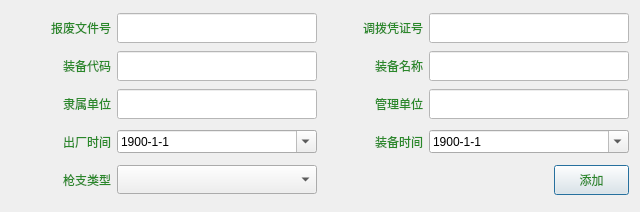
<?xml version="1.0" encoding="UTF-8"?>
<ui version="4.0">
 <class>SinglePackedDialog</class>
 <widget class="QDialog" name="SinglePackedDialog">
  <property name="geometry">
   <rect>
    <x>0</x>
    <y>0</y>
    <width>638</width>
    <height>212</height>
   </rect>
  </property>
  <property name="windowTitle">
   <string>单装信息</string>
  </property>
  <property name="styleSheet">
   <string notr="true">font: 14pt &quot;微软雅黑&quot;;</string>
  </property>
  <layout class="QGridLayout" name="gridLayout">
   <item row="0" column="0">
    <widget class="QLabel" name="label_29">
     <property name="minimumSize">
      <size>
       <width>100</width>
       <height>30</height>
      </size>
     </property>
     <property name="maximumSize">
      <size>
       <width>100</width>
       <height>30</height>
      </size>
     </property>
     <property name="styleSheet">
      <string notr="true">font: 75 14pt &quot;微软雅黑&quot;;
color: rgb(41, 136, 41);</string>
     </property>
     <property name="text">
      <string>报废文件号</string>
     </property>
     <property name="alignment">
      <set>Qt::AlignRight|Qt::AlignTrailing|Qt::AlignVCenter</set>
     </property>
    </widget>
   </item>
   <item row="0" column="1">
    <widget class="QLineEdit" name="lineEdit_WenJianHao">
     <property name="minimumSize">
      <size>
       <width>200</width>
       <height>30</height>
      </size>
     </property>
     <property name="maximumSize">
      <size>
       <width>250</width>
       <height>30</height>
      </size>
     </property>
     <property name="styleSheet">
      <string notr="true">background-color: rgb(255, 255, 255);
font: 14pt &quot;微软雅黑&quot;;</string>
     </property>
     <property name="echoMode">
      <enum>QLineEdit::Normal</enum>
     </property>
     <property name="readOnly">
      <bool>false</bool>
     </property>
     <property name="placeholderText">
      <string/>
     </property>
    </widget>
   </item>
   <item row="0" column="2">
    <widget class="QLabel" name="label_30">
     <property name="minimumSize">
      <size>
       <width>100</width>
       <height>30</height>
      </size>
     </property>
     <property name="maximumSize">
      <size>
       <width>100</width>
       <height>30</height>
      </size>
     </property>
     <property name="styleSheet">
      <string notr="true">font: 75 14pt &quot;微软雅黑&quot;;
color: rgb(41, 136, 41);</string>
     </property>
     <property name="text">
      <string>调拨凭证号</string>
     </property>
     <property name="alignment">
      <set>Qt::AlignRight|Qt::AlignTrailing|Qt::AlignVCenter</set>
     </property>
    </widget>
   </item>
   <item row="0" column="3" colspan="2">
    <widget class="QLineEdit" name="lineEdit_PingZhengHao">
     <property name="minimumSize">
      <size>
       <width>200</width>
       <height>30</height>
      </size>
     </property>
     <property name="maximumSize">
      <size>
       <width>250</width>
       <height>30</height>
      </size>
     </property>
     <property name="styleSheet">
      <string notr="true">background-color: rgb(255, 255, 255);
font: 14pt &quot;微软雅黑&quot;;</string>
     </property>
     <property name="echoMode">
      <enum>QLineEdit::Normal</enum>
     </property>
     <property name="readOnly">
      <bool>false</bool>
     </property>
     <property name="placeholderText">
      <string/>
     </property>
    </widget>
   </item>
   <item row="1" column="0">
    <widget class="QLabel" name="label_32">
     <property name="minimumSize">
      <size>
       <width>100</width>
       <height>30</height>
      </size>
     </property>
     <property name="maximumSize">
      <size>
       <width>100</width>
       <height>30</height>
      </size>
     </property>
     <property name="styleSheet">
      <string notr="true">font: 75 14pt &quot;微软雅黑&quot;;
color: rgb(41, 136, 41);</string>
     </property>
     <property name="text">
      <string>装备代码</string>
     </property>
     <property name="alignment">
      <set>Qt::AlignRight|Qt::AlignTrailing|Qt::AlignVCenter</set>
     </property>
    </widget>
   </item>
   <item row="1" column="1">
    <widget class="QLineEdit" name="lineEdit_DaiMa">
     <property name="minimumSize">
      <size>
       <width>200</width>
       <height>30</height>
      </size>
     </property>
     <property name="maximumSize">
      <size>
       <width>250</width>
       <height>30</height>
      </size>
     </property>
     <property name="styleSheet">
      <string notr="true">background-color: rgb(255, 255, 255);
font: 14pt &quot;微软雅黑&quot;;</string>
     </property>
     <property name="echoMode">
      <enum>QLineEdit::Normal</enum>
     </property>
     <property name="readOnly">
      <bool>false</bool>
     </property>
     <property name="placeholderText">
      <string/>
     </property>
    </widget>
   </item>
   <item row="1" column="2">
    <widget class="QLabel" name="label_33">
     <property name="minimumSize">
      <size>
       <width>100</width>
       <height>30</height>
      </size>
     </property>
     <property name="maximumSize">
      <size>
       <width>100</width>
       <height>30</height>
      </size>
     </property>
     <property name="styleSheet">
      <string notr="true">font: 75 14pt &quot;微软雅黑&quot;;
color: rgb(41, 136, 41);</string>
     </property>
     <property name="text">
      <string>装备名称</string>
     </property>
     <property name="alignment">
      <set>Qt::AlignRight|Qt::AlignTrailing|Qt::AlignVCenter</set>
     </property>
    </widget>
   </item>
   <item row="1" column="3" colspan="2">
    <widget class="QLineEdit" name="lineEdit_MingCheng">
     <property name="minimumSize">
      <size>
       <width>200</width>
       <height>30</height>
      </size>
     </property>
     <property name="maximumSize">
      <size>
       <width>250</width>
       <height>30</height>
      </size>
     </property>
     <property name="styleSheet">
      <string notr="true">background-color: rgb(255, 255, 255);
font: 14pt &quot;微软雅黑&quot;;</string>
     </property>
     <property name="echoMode">
      <enum>QLineEdit::Normal</enum>
     </property>
     <property name="readOnly">
      <bool>false</bool>
     </property>
     <property name="placeholderText">
      <string/>
     </property>
    </widget>
   </item>
   <item row="2" column="0">
    <widget class="QLabel" name="label_LiShuDanWei">
     <property name="minimumSize">
      <size>
       <width>100</width>
       <height>30</height>
      </size>
     </property>
     <property name="maximumSize">
      <size>
       <width>100</width>
       <height>30</height>
      </size>
     </property>
     <property name="styleSheet">
      <string notr="true">font: 75 14pt &quot;微软雅黑&quot;;
color: rgb(41, 136, 41);</string>
     </property>
     <property name="text">
      <string>隶属单位</string>
     </property>
     <property name="alignment">
      <set>Qt::AlignRight|Qt::AlignTrailing|Qt::AlignVCenter</set>
     </property>
    </widget>
   </item>
   <item row="2" column="1">
    <widget class="QLineEdit" name="lineEdit_LiShuDanWei">
     <property name="minimumSize">
      <size>
       <width>200</width>
       <height>30</height>
      </size>
     </property>
     <property name="maximumSize">
      <size>
       <width>250</width>
       <height>30</height>
      </size>
     </property>
     <property name="styleSheet">
      <string notr="true">background-color: rgb(255, 255, 255);
font: 14pt &quot;微软雅黑&quot;;</string>
     </property>
     <property name="echoMode">
      <enum>QLineEdit::Normal</enum>
     </property>
     <property name="readOnly">
      <bool>false</bool>
     </property>
     <property name="placeholderText">
      <string/>
     </property>
    </widget>
   </item>
   <item row="2" column="2">
    <widget class="QLabel" name="label_35">
     <property name="minimumSize">
      <size>
       <width>100</width>
       <height>30</height>
      </size>
     </property>
     <property name="maximumSize">
      <size>
       <width>100</width>
       <height>30</height>
      </size>
     </property>
     <property name="styleSheet">
      <string notr="true">font: 75 14pt &quot;微软雅黑&quot;;
color: rgb(41, 136, 41);</string>
     </property>
     <property name="text">
      <string>管理单位</string>
     </property>
     <property name="alignment">
      <set>Qt::AlignRight|Qt::AlignTrailing|Qt::AlignVCenter</set>
     </property>
    </widget>
   </item>
   <item row="2" column="3" colspan="2">
    <widget class="QLineEdit" name="lineEdit_GuanLiDanWei">
     <property name="minimumSize">
      <size>
       <width>200</width>
       <height>30</height>
      </size>
     </property>
     <property name="maximumSize">
      <size>
       <width>250</width>
       <height>30</height>
      </size>
     </property>
     <property name="styleSheet">
      <string notr="true">background-color: rgb(255, 255, 255);
font: 14pt &quot;微软雅黑&quot;;</string>
     </property>
     <property name="echoMode">
      <enum>QLineEdit::Normal</enum>
     </property>
     <property name="readOnly">
      <bool>false</bool>
     </property>
     <property name="placeholderText">
      <string/>
     </property>
    </widget>
   </item>
   <item row="3" column="0">
    <widget class="QLabel" name="label_37">
     <property name="minimumSize">
      <size>
       <width>100</width>
       <height>30</height>
      </size>
     </property>
     <property name="maximumSize">
      <size>
       <width>100</width>
       <height>30</height>
      </size>
     </property>
     <property name="styleSheet">
      <string notr="true">font: 75 14pt &quot;微软雅黑&quot;;
color: rgb(41, 136, 41);</string>
     </property>
     <property name="text">
      <string>出厂时间</string>
     </property>
     <property name="alignment">
      <set>Qt::AlignRight|Qt::AlignTrailing|Qt::AlignVCenter</set>
     </property>
    </widget>
   </item>
   <item row="3" column="1">
    <widget class="QDateEdit" name="dateEdit_ChuChang">
     <property name="styleSheet">
      <string notr="true">font: 14pt &quot;微软雅黑&quot;;</string>
     </property>
     <property name="dateTime">
      <datetime>
       <hour>0</hour>
       <minute>0</minute>
       <second>0</second>
       <year>1900</year>
       <month>1</month>
       <day>1</day>
      </datetime>
     </property>
     <property name="displayFormat">
      <string>yyyy-M-d</string>
     </property>
     <property name="calendarPopup">
      <bool>true</bool>
     </property>
     <property name="date">
      <date>
       <year>1900</year>
       <month>1</month>
       <day>1</day>
      </date>
     </property>
    </widget>
   </item>
   <item row="3" column="2">
    <widget class="QLabel" name="label_38">
     <property name="minimumSize">
      <size>
       <width>100</width>
       <height>30</height>
      </size>
     </property>
     <property name="maximumSize">
      <size>
       <width>100</width>
       <height>30</height>
      </size>
     </property>
     <property name="styleSheet">
      <string notr="true">font: 75 14pt &quot;微软雅黑&quot;;
color: rgb(41, 136, 41);</string>
     </property>
     <property name="text">
      <string>装备时间</string>
     </property>
     <property name="alignment">
      <set>Qt::AlignRight|Qt::AlignTrailing|Qt::AlignVCenter</set>
     </property>
    </widget>
   </item>
   <item row="3" column="3" colspan="2">
    <widget class="QDateEdit" name="dateEdit_ZhuangBei">
     <property name="styleSheet">
      <string notr="true">font: 14pt &quot;微软雅黑&quot;;</string>
     </property>
     <property name="dateTime">
      <datetime>
       <hour>0</hour>
       <minute>0</minute>
       <second>0</second>
       <year>1900</year>
       <month>1</month>
       <day>1</day>
      </datetime>
     </property>
     <property name="displayFormat">
      <string>yyyy-M-d</string>
     </property>
     <property name="calendarPopup">
      <bool>true</bool>
     </property>
     <property name="date">
      <date>
       <year>1900</year>
       <month>1</month>
       <day>1</day>
      </date>
     </property>
    </widget>
   </item>
   <item row="4" column="0">
    <widget class="QLabel" name="label_36">
     <property name="minimumSize">
      <size>
       <width>100</width>
       <height>30</height>
      </size>
     </property>
     <property name="maximumSize">
      <size>
       <width>100</width>
       <height>30</height>
      </size>
     </property>
     <property name="styleSheet">
      <string notr="true">font: 75 14pt &quot;微软雅黑&quot;;
color: rgb(41, 136, 41);</string>
     </property>
     <property name="text">
      <string>枪支类型</string>
     </property>
     <property name="alignment">
      <set>Qt::AlignRight|Qt::AlignTrailing|Qt::AlignVCenter</set>
     </property>
    </widget>
   </item>
   <item row="4" column="1">
    <widget class="QComboBox" name="comboBox_GunType">
     <property name="maximumSize">
      <size>
       <width>16777215</width>
       <height>29</height>
      </size>
     </property>
    </widget>
   </item>
   <item row="4" column="2" colspan="2">
    <spacer name="horizontalSpacer">
     <property name="orientation">
      <enum>Qt::Horizontal</enum>
     </property>
     <property name="sizeHint" stdset="0">
      <size>
       <width>223</width>
       <height>20</height>
      </size>
     </property>
    </spacer>
   </item>
   <item row="4" column="4">
    <widget class="QPushButton" name="pushButton_QueDing">
     <property name="minimumSize">
      <size>
       <width>75</width>
       <height>30</height>
      </size>
     </property>
     <property name="maximumSize">
      <size>
       <width>75</width>
       <height>30</height>
      </size>
     </property>
     <property name="styleSheet">
      <string notr="true">font: 75 15pt &quot;微软雅黑&quot;;
color: rgb(41, 136, 41);</string>
     </property>
     <property name="text">
      <string>添加</string>
     </property>
    </widget>
   </item>
  </layout>
 </widget>
 <resources/>
 <connections>
  <connection>
   <sender>pushButton_QueDing</sender>
   <signal>clicked()</signal>
   <receiver>SinglePackedDialog</receiver>
   <slot>ConfirmModification()</slot>
   <hints>
    <hint type="sourcelabel">
     <x>596</x>
     <y>184</y>
    </hint>
    <hint type="destinationlabel">
     <x>489</x>
     <y>185</y>
    </hint>
   </hints>
  </connection>
 </connections>
 <slots>
  <slot>ConfirmModification()</slot>
 </slots>
</ui>
